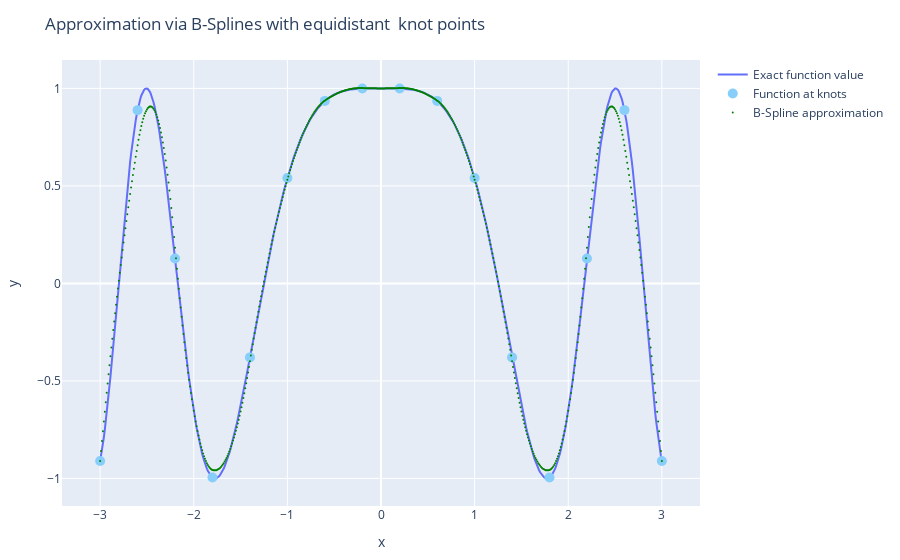

The notebook cell this image was saved under:
### Markdown cell above
Plot approximation with exact function:

### Code cell
spline_points=-3:0.4:3
spline_order = 3
spline_basis = BSplineBasis(spline_order, spline_points)

spl_approx = approximate(f_sin, spline_basis)

x=-3:0.01:3

trace0 = Plotly.scatter(x=x, y=f_sin.(x),mode="lines", name="Exact function value")
trace1 = Plotly.scatter(x=spline_points, y=f_sin.(spline_points),mode="markers", name="Function at knots", 
    marker=attr(color="LightSkyBlue",size=10))
trace2 = Plotly.scatter(x=x, y=spl_approx.(x),mode="markers", name="B-Spline approximation",
    marker=attr(color="Green",size=2))

layout = Layout(title=" Approximation via B-Splines with equidistant  knot points",

                   xaxis_title="x",

                   yaxis_title="y")

# Make plot
Plotly.plot([trace0, trace1,trace2],layout)

### Figure 1 — Plotly figure (JSON) as saved in the notebook; plotly's stock layout.template omitted (floating-point values rounded to 4 significant figures; data arrays with more than 128 entries replaced by an {"elided": "..."} marker saying what was removed)
{"data": [{"mode": "lines", "name": "Exact function value", "type": "scatter", "x": {"elided": "601 float values"}, "y": {"elided": "601 float values"}}, {"marker": {"color": "LightSkyBlue", "size": 10}, "mode": "markers", "name": "Function at knots", "type": "scatter", "x": [-3, -2.6, -2.2, -1.8, -1.4, -1, -0.6, -0.2, 0.2, 0.6, 1, 1.4, 1.8, 2.2, 2.6, 3], "y": [-0.9111, 0.8885, 0.1273, -0.9952, -0.3795, 0.5403, 0.9359, 0.9992, 0.9992, 0.9359, 0.5403, -0.3795, -0.9952, 0.1273, 0.8885, -0.9111]}, {"marker": {"color": "Green", "size": 2}, "mode": "markers", "name": "B-Spline approximation", "type": "scatter", "x": {"elided": "601 float values"}, "y": {"elided": "601 float values"}}], "layout": {"margin": {"b": 50, "l": 50, "r": 50, "t": 60}, "title": " Approximation via B-Splines with equidistant  knot points", "xaxis": {"title": {"text": "x"}}, "yaxis": {"title": {"text": "y"}}}}
